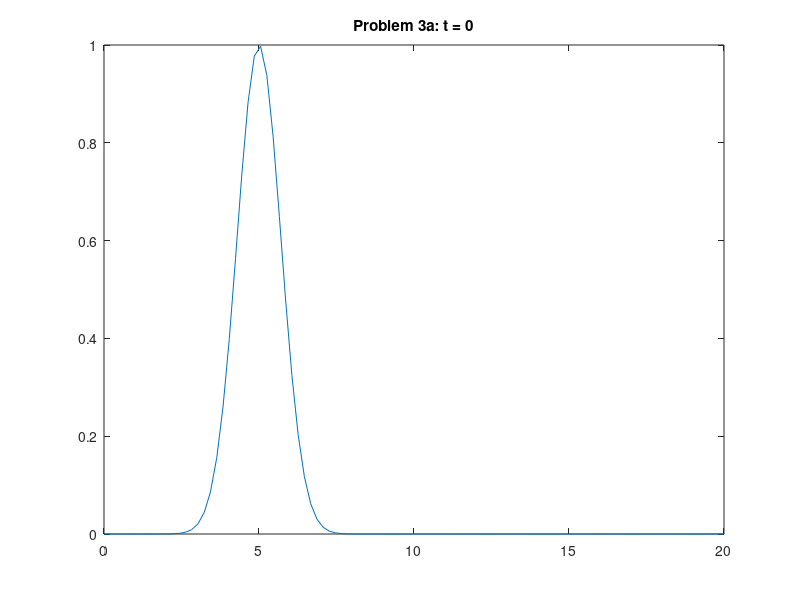
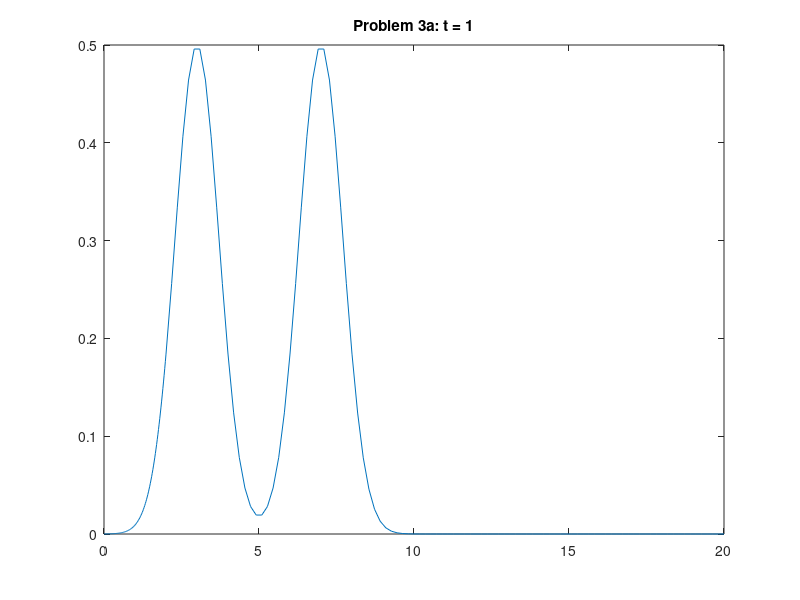
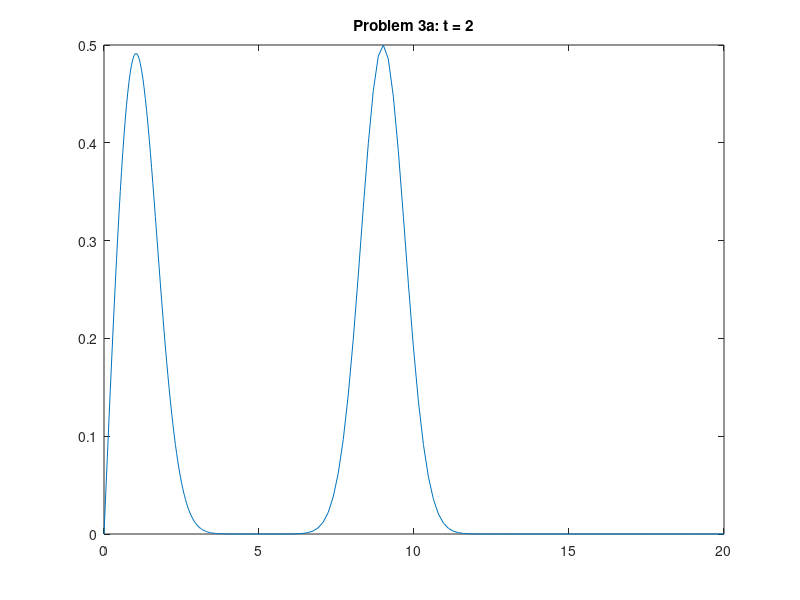
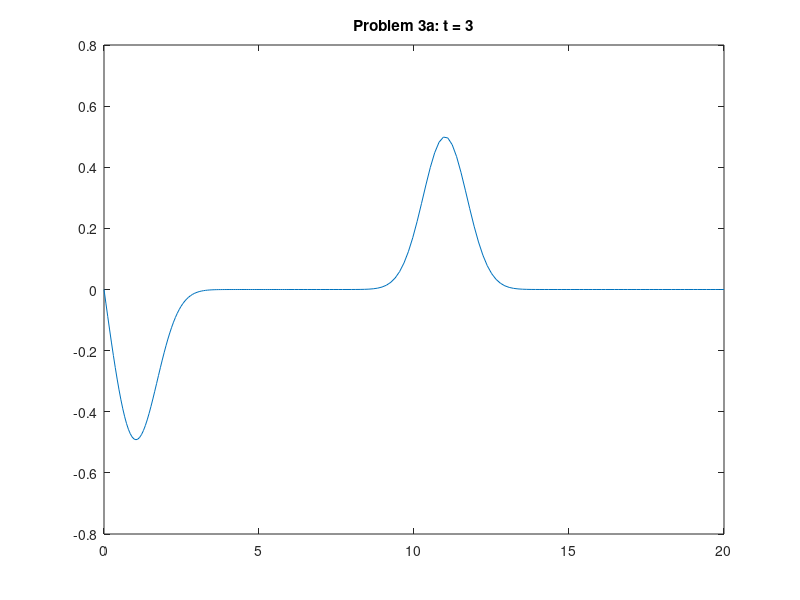

MATLAB code to generate these figures, in order:
%% HW for AMATH353
% @Author: Baihan Lin
% @Date: Apr 2017

clear all; close all; clc;

%% Different ways of visualizing a function of two variables
% Consider the function u(x,t) = exp(-(x-t)^2) + exp(-(x+t)^2)

%% Plot at discrete time shots
% Visualize the function at different time-shots as just a function of x

% Discretize the 'space' variable
x = linspace(-4,4,201);

% Choose time shots
time = [0,1,2];

% Loop over the number of time shots and create a figure for the
% corresponding value of time
figure(1)
for j = 1:length(time)
    u = exp(-(x-time(j)).^2) + exp(-(x+time(j)).^2);
    subplot(3,1,j)
    plot(x,u,'k-','LineWidth',1.5)
    hold all
    plot([x(1),x(end)],[0,0],'k--')
    plot([0,0],[-.1,1.1],'k--')
    title(sprintf('t = %d',time(j)))
    ylim([-.1,2.1])
    axis on
end


%% Slice Plot
% Plots of u at different time shots stacked next to each other
% Discretize both space and time 
x = linspace(-4,4,201);
t = linspace(0,2,11);

% Create a grid, and define the z component as the function u
[X,T] = meshgrid(x,t);
Z = exp(-(X-T).^2) + exp(-(X+T).^2);

figure(2)
clf
waterfall(X,T,Z)
colormap default
xlabel('x','FontSize',15)
ylabel('t','FontSize',15)


%% Surface Plot
% Create a 3D figure with x as x-axis, t as y-axis and u as z-axis.

% Discretize both space and time 
x = linspace(-4,4,201);
t = linspace(0,2,101);

% Create a grid, and define the z component as the function u
[X,T] = meshgrid(x,t);
Z = exp(-(X-T).^2) + exp(-(X+T).^2);

figure(3)
clf
surf(X,T,Z)
colormap default
xlabel('x','FontSize',15)
ylabel('t','FontSize',15)


%% Density Plot or xt-plane plots
% Discretize both space and time 
x = linspace(-4,4,201);
t = linspace(0,2,101);

% Create a grid, and define the z component as the function u
[X,T] = meshgrid(x,t);
Z = exp(-(X-T).^2) + exp(-(X+T).^2);

figure(4)
clf
pcolor(X,T,Z)
colormap default
xlabel('x','FontSize',15)
ylabel('t','FontSize',15)


% %% Animation
% % Plot the function at each time-step in consecutive frames to create a
% % movie showing how the function evolves in time
% 
% % Discretize both space and time 
% x = linspace(-4,4,201);
% t = linspace(0,2,101);
% 
% % Create a grid, and define the z component as the function u
% [X,T] = meshgrid(x,t);
% Z = exp(-(X-T).^2);
% 
% figure(5)
% M = moviein(length(t));
% for j = 1:length(t)
%     plot(x,Z(j,:))
%     M(:,j) = getframe;
% end
% movie(M)

%% HW4 P3a

c=2;
n=20;
x=linspace(0,n);

t=0; 
ct=c*t; %0
y=0.5*(exp(-(x-5+ct).^2)+exp(-(x-5-ct).^2))
plot(x,y);
title('Problem 3a: t = 0');
saveas(gcf, '/Users/DoerLBH/Dropbox/git/Code_testing/AMATH353/p3a0','png');

t=1; 
ct=c*t; %2
x1=linspace(0,ct);
x2=linspace(ct,n);
y1=0.5*(exp(-(x1-5+ct).^2)-exp(-(-x1-5+ct).^2))
y2=0.5*(exp(-(x2-5+ct).^2)+exp(-(x2-5-ct).^2))
plot([x1 x2],[y1 y2]);
title('Problem 3a: t = 1');
saveas(gcf, '/Users/DoerLBH/Dropbox/git/Code_testing/AMATH353/p3a1','png');

t=2; 
ct=c*t; %4
x1=linspace(0,ct);
x2=linspace(ct,n);
y1=0.5*(exp(-(x1-5+ct).^2)-exp(-(-x1-5+ct).^2))
y2=0.5*(exp(-(x2-5+ct).^2)+exp(-(x2-5-ct).^2))
plot([x1 x2],[y1 y2]);
title('Problem 3a: t = 2')
saveas(gcf, '/Users/DoerLBH/Dropbox/git/Code_testing/AMATH353/p3a2','png');

t=3; 
ct=c*t; %6
x1=linspace(0,ct);
x2=linspace(ct,n);
y1=0.5*(exp(-(x1-5+ct).^2)-exp(-(-x1-5+ct).^2))
y2=0.5*(exp(-(x2-5+ct).^2)+exp(-(x2-5-ct).^2))
plot([x1 x2],[y1 y2]);title('Problem 3a: t = 3')
saveas(gcf, '/Users/DoerLBH/Dropbox/git/Code_testing/AMATH353/p3a3','png');

%% HW4 P3b

c=2;
n=20;
x=linspace(0,n);

t=0; 
ct=c*t; %0
y=0.5*(exp(-(x-5+ct).^2)+exp(-(x-5-ct).^2))
plot(x,y);
title('Problem 3b: t = 0');
saveas(gcf, '/Users/DoerLBH/Dropbox/git/Code_testing/AMATH353/p3b0','png');

t=1; 
ct=c*t; %2
x1=linspace(0,ct);
x2=linspace(ct,n);
y1=0.5*(exp(-(x1-5+ct).^2)+exp(-(-x1-5+ct).^2))
y2=0.5*(exp(-(x2-5+ct).^2)+exp(-(x2-5-ct).^2))
plot([x1 x2],[y1 y2]);
title('Problem 3b: t = 1');
saveas(gcf, '/Users/DoerLBH/Dropbox/git/Code_testing/AMATH353/p3b1','png');

t=2; 
ct=c*t; %4
x1=linspace(0,ct);
x2=linspace(ct,n);
y1=0.5*(exp(-(x1-5+ct).^2)+exp(-(-x1-5+ct).^2))
y2=0.5*(exp(-(x2-5+ct).^2)+exp(-(x2-5-ct).^2))
plot([x1 x2],[y1 y2]);
title('Problem 3b: t = 2')
saveas(gcf, '/Users/DoerLBH/Dropbox/git/Code_testing/AMATH353/p3b2','png');

t=3; 
ct=c*t; %6
x1=linspace(0,ct);
x2=linspace(ct,n);
y1=0.5*(exp(-(x1-5+ct).^2)+exp(-(-x1-5+ct).^2))
y2=0.5*(exp(-(x2-5+ct).^2)+exp(-(x2-5-ct).^2))
plot([x1 x2],[y1 y2]);title('Problem 3b: t = 3')
saveas(gcf, '/Users/DoerLBH/Dropbox/git/Code_testing/AMATH353/p3b3','png');

%% HW 5

x = linspace(0, 2);
y = x;
y(51:100)=2-x(51:100);
plot(x, y)
xlabel('x')
ylabel('y')

%%

x = linspace(-2, 2, 200);
y = x;
y(151:200)=2-x(151:200);
y(1:100)= y(101:200);
y(1:100) = - y(1:100);
plot(x, y)
xlabel('x')
ylabel('y')

%%

% Plotting Fourier partial sums for the function $f(x) = x^2, x in [-1,1]

close all
x = linspace(-1,1,101)';
y = x; % The true function 

S = zeros(101,11);
% S(j) will be the (j-1)-th partial sum 

S(:,1) = 0; % Constant term
for j = 2:11
    % Recall that x^2 has a Fourier cosine series since it is an even
    % function. Further, a_n = 4*(-1)^n /(n*pi)^2
    S(:,j) = S(:,j-1) + 2*(1-cos(pi*(j-1)))*sin((j-1)*pi*x)/((j-1)*pi);
end

figure(1)
clf
hold on
plot(x,y,'k','LineWidth',1.5)
plot(x,S(:,2),'ro-','LineWidth',1)
plot(x,S(:,3),'b+-','LineWidth',1)
plot(x,S(:,6),'g*-','LineWidth',1)
plot(x,S(:,11),'c.-','LineWidth',1)
legend('f(x)','S_1','S_2','S_5','S_{10}')
hold off

%%

% Plotting Fourier partial sums for the function $f(x) = x^2, x in [-1,1]

close all
x = linspace(-1,1,101)';
y = x.^2; % The true function 

S = zeros(101,11);
% S(j) will be the (j-1)-th partial sum 

S(:,1) = 1/3*ones(101,1); % Constant term
for j = 2:11
    % Recall that x^2 has a Fourier cosine series since it is an even
    % function. Further, a_n = 4*(-1)^n /(n*pi)^2
    S(:,j) = S(:,j-1) - 4*cos((j-1)*pi*x)/((j-1)^2*pi^2);
end

figure(1)
clf
hold on
plot(x,y,'k','LineWidth',1.5)
plot(x,S(:,2),'ro-','LineWidth',1)
plot(x,S(:,3),'b+-','LineWidth',1)
plot(x,S(:,6),'g*-','LineWidth',1)
plot(x,S(:,11),'c.-','LineWidth',1)
legend('f(x)','S_1','S_2','S_5','S_{10}')
hold off
